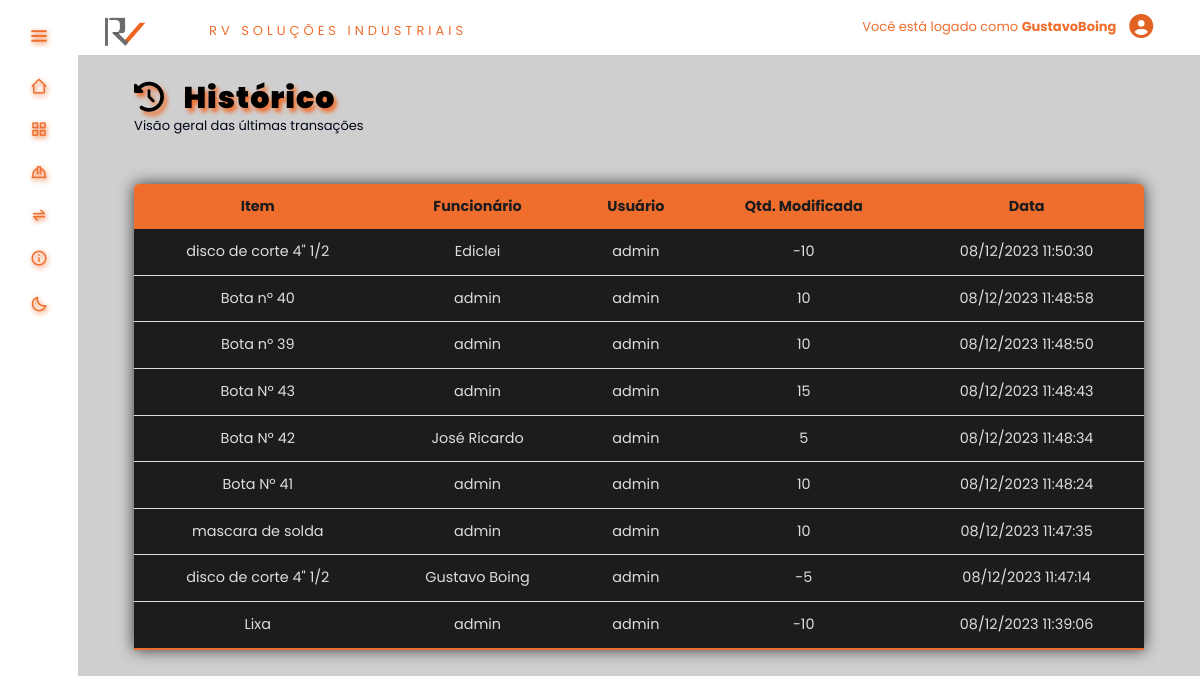
Page /telas/historico.php (signed in) on the committed database.
### tables this page shows
CREATE TABLE `movimentacao` (
  `id_mov` int(11) NOT NULL,
  `Data` datetime DEFAULT NULL,
  `QntdModificada` int(11) DEFAULT NULL,
  `Produto_id` int(11) DEFAULT NULL,
  `Usuario_id` int(11) DEFAULT NULL,
  `Funcionario_id` int(11) DEFAULT NULL
);

CREATE TABLE `produto` (
  `id_produto` int(11) NOT NULL,
  `Quantidade` int(11) DEFAULT NULL,
  `Valor` decimal(6,2) DEFAULT NULL,
  `Modelo` varchar(100) DEFAULT NULL,
  `Descricao` varchar(100) DEFAULT NULL,
  `Tipo` int(11) DEFAULT NULL,
  `Fornecedor_id` int(11) DEFAULT NULL
);

CREATE TABLE `funcionario` (
  `id_funcionario` int(11) NOT NULL,
  `Nome` varchar(100) DEFAULT NULL,
  `TelContato` varchar(11) DEFAULT NULL,
  `CPF` varchar(11) DEFAULT NULL
);

CREATE TABLE `usuario` (
  `id_usuario` int(11) NOT NULL,
  `Login` varchar(100) DEFAULT NULL,
  `Senha` varchar(80) DEFAULT NULL,
  `isAdmin` varchar(20) DEFAULT NULL,
  `palavraPasse` varchar(200) DEFAULT NULL
);

### telas/function.php (called while the page is built, shortened)
<?php
    function historico() {
        $historicos = innerJoinLeftJoin("id_mov, id_produto, Descricao, Funcionario_id, QntdModificada, Data, Produto_id, Nome, id_usuario, Usuario_id, Login ",
        "movimentacao", "produto", "movimentacao.Produto_id", "produto.id_produto", "funcionario",
        "movimentacao.Funcionario_id", "funcionario.id_funcionario", "usuario", "movimentacao.Usuario_id", "usuario.id_usuario ORDER BY Data DESC");
    }
    function innerJoinLeftJoin ($data = null, $table = null, $tableInner = null, $table01Column = null, $o = null,
    $tableLeft = null, $table02Column = null, $q = null, $tableRight = null, $table03Column = null, $p = null) {
        $database = open_database();
        $found = null;
        try{
            if($p) {
              $sql = "SELECT " . $data . " FROM " . $table . " INNER JOIN " . $tableInner . " ON " . $table01Column . "=" . $o .
              " LEFT JOIN " . $tableLeft . " ON " . $table02Column . "=" . $q .
              " INNER JOIN " . $tableRight . " ON " . $table03Column . "=" . $p;
              $result = $database->query($sql);
              if($result->num_rows > 0)  {
                  $found = array();
                  while ($row = $result->fetch_assoc()) {
                    array_push($found, $row);
                  }
              } else{
                  throw new Exception("Não foram encontrados registros de dados!");
              }
            }
        } catch (Exception $e)  {
            $_SESSION['message'] = "Ocorreu um erro: " . $e->getMessage();
            $_SESSION['type'] = "danger";
        }
        return $found;
    }

### telas/historico.php (the view, shortened to what this page needs)
<?php
    require_once "function.php";
    historico();
?>
<!DOCTYPE html>
<html>
    <head>
                <link href='https://unpkg.com/boxicons@2.1.4/css/boxicons.min.css' rel='stylesheet'>
                <link rel="stylesheet" href="<?php echo BASEURL; ?>css/historico.css"/>
                <link rel="stylesheet" href="<?php echo BASEURL; ?>inc/style.css"/>
                <link rel="stylesheet" href="<?php echo BASEURL; ?>inc/styleDark.css">
                <link rel="stylesheet" href="https://cdnjs.cloudflare.com/ajax/libs/font-awesome/6.4.2/css/all.min.css" />
    </head>
    <body>
        <div class="tittle">
            <h2 class="titulos"><i class="fa-solid fa-clock-rotate-left"></i> &nbsp; Histórico</h2>
            <p id="subtitulo">Visão geral das últimas transações</p>
        </div>
        <main>
            <table class="content-table">
                <thead>
                    <tr>
                        <th>Item</th>
                        <th>Funcionário</th>
                        <th>Usuário</th>
                        <th>Qtd. Modificada</th>
                        <th>Data</th>
                    </tr>
                </thead>
                <tbody>
                    <?php if ($historicos) :
                        foreach($historicos as $produto) :
                        echo '<tr>';
                            echo '<td>' . $produto['Descricao'] . '</td>';
                            if($produto['Funcionario_id'] === NULL){
                                echo '<td>' . $produto['Login'] . '</td>';
                            } else {
                                echo '<td>' . $produto['Nome'] . '</td>';
                            }
                            echo '<td>' . $produto['Login'] . '</td>';
                            echo '<td>' . $produto['QntdModificada'] . '</td>';
                            echo '<td>' . date("d/m/Y H:i:s", strtotime($produto['Data'])) . '</td>';
                        echo '</tr>';
                        endforeach ;
                        else :
                        echo '<tr>';
                            echo '<td colspan="7">Nenhum registro encontrado.</td>';
                        echo '</tr>';
                    endif ; ?>
                </tbody>
            </table>
        </main>
    </body>
</html>

### inc/style.css (style rules this page uses)
:root { --color:#1c1c1c; --color-second: #D3D3D3; --color-white:#89817D; --color-body:#4A3F35; --color-black:#F06E2D; --search-bar: #F2F2F2; --search-text: #010718; }
* { padding: 0%; margin: 0%; box-sizing: border-box; font-family: 'Poppins', sans-serif; }
* { margin: 0; padding: 0; box-sizing: border-box; }
* { box-sizing: border-box }
body { font-family: Verdana, sans-serif; margin:0 }
.tittle { font-family: 'Poppins', sans-serif; }
.tittle > .titulos { font-family: 'Poppins', sans-serif; margin: 25px 0 0 5%; color: var(--color-black); font-size: 30px; font-weight: 1000; text-shadow: 3px 4px 4px var(--color-black); letter-spacing: 1px; color: black; font-size: 30px; font-weight: 1000; }
#subtitulo { color: var(--color-white); }
.content-table { border-collapse: collapse; margin: 6vh auto; font-size: 0.9em; width: 90%; border-radius: 5px 5px 0 0; overflow: hidden; box-shadow: 0 0 15px #383838; }
.content-table thead tr { background-color: #F06E2D; color: #1c1c1c; text-align: center; font-weight: bold; }
.content-table th, .content-table td { padding: 12px 15px; }
.content-table td { text-align: center; }
.content-table tbody tr { border-bottom: 1px solid #dddddd; }
.content-table tbody tr { background-color: #1c1c1c; color:#dddddd }
.content-table tbody tr:last-of-type { border-bottom: 2px solid #F06E2D }

### inc/styleDark.css (style rules this page uses)
:root { --color-default:#ffffff; --color-second: #bebebe; --color-white:#333333; --color-body:#cfcfcf; --color-black:#F06E2D; --search-bar: #F2F2F2; --search-text: #010718; }
#subtitulo { color: var(--search-text); }

### css/historico.css (style rules this page uses)
:root { --color-default:#1c1c1c; --color-second: #D3D3D3; --color-white:#89817D; --color-body:#4A3F35; --color-black:#F06E2D; }
* { font-family: 'Times New Roman', Times, serif; margin: 0; padding: 0; }
#subtitulo { font-size: small; color: var(--color-white); }
.tittle { margin: 25px 0 0 0px; font-size: 20px; }
.tittle > p { margin: 0 0 0 5%; }
main { margin: 20px 0 0 0; }
.content-table { border-collapse: collapse; margin: 30px auto; font-size: 15px; width: 90%; border-radius: 5px 5px 0 0; overflow: hidden; box-shadow: 0 0 15px #383838; }
.content-table thead tr { background-color: #F06E2D; color: #1c1c1c; text-align: center; font-weight: bold; }
.content-table th, .content-table td { padding: 12px 15px; }
.content-table td { text-align: center; }
.content-table tbody tr { border-bottom: 1px solid #dddddd; }
.content-table tbody tr { background-color: #1c1c1c; color:#dddddd }
.content-table tbody tr:last-of-type { border-bottom: 2px solid #F06E2D }

### rows in the picture
movimentacao: Produto.Descricao "disco de corte 4\" 1/2", Funcionario.Nome "Ediclei", Usuario.Login "admin", QntdModificada "-10", Data "08/12/2023 11:50:30"
movimentacao: Produto.Descricao "Bota nº 40", Usuario.Login "admin", QntdModificada "10", Data "08/12/2023 11:48:58"
movimentacao: Produto.Descricao "Bota nº 39", Usuario.Login "admin", QntdModificada "10", Data "08/12/2023 11:48:50"
movimentacao: Produto.Descricao "Bota Nº 43", Usuario.Login "admin", QntdModificada "15", Data "08/12/2023 11:48:43"
movimentacao: Produto.Descricao "Bota Nº 42", Funcionario.Nome "José Ricardo", Usuario.Login "admin", QntdModificada "5", Data "08/12/2023 11:48:34"
movimentacao: Produto.Descricao "Bota Nº 41", Usuario.Login "admin", QntdModificada "10", Data "08/12/2023 11:48:24"
movimentacao: Produto.Descricao "mascara de solda", Usuario.Login "admin", QntdModificada "10", Data "08/12/2023 11:47:35"
movimentacao: Produto.Descricao "disco de corte 4\" 1/2", Funcionario.Nome "Gustavo Boing", Usuario.Login "admin", QntdModificada "-5", Data "08/12/2023 11:47:14"
movimentacao: Produto.Descricao "Lixa", Usuario.Login "admin", QntdModificada "-10", Data "08/12/2023 11:39:06"

### other values in the picture
$_SESSION['login'] "GustavoBoing"
